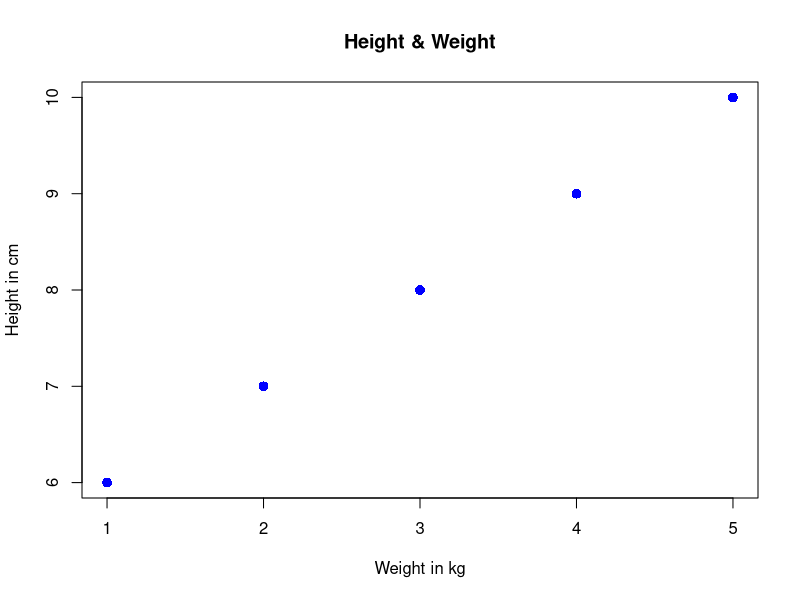

The R source for this figure:
x = c(1,2,3,4,5)
y = c(6,7,8,9,10)
relation = lm(y~x)
png(file="pred.png")
plot(x,y,col="blue",main="Height & Weight", abline(lm(x~y)),cex=1.3,pch=16,
     xlab="Weight in kg",ylab="Height in cm")
dev.off()